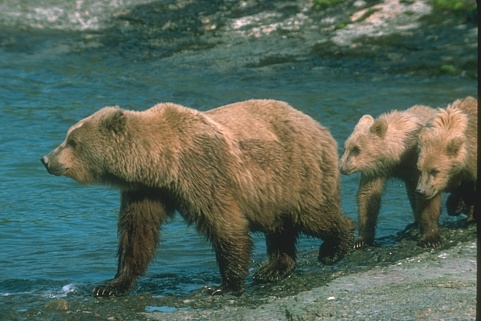
#> input picture Semester8/IA1/c10/slic_bears.jpg, 481 x 321 px
$ python slic.py   (older library calls are emulated)
#> lines starting #> are read from the running program, lines starting #| are printed output that depends on the picture; after the words box and inside, x2 and y2 are one past the last pixel; in counts of white or black regions, pixels touching at a corner belong together
#!/usr/bin/env python3
"""SLIC superpixel segmentation for the c10 bear image."""

from __future__ import annotations

import argparse
import math
from dataclasses import dataclass
from pathlib import Path

import cv2
import matplotlib.pyplot as plt
import numpy as np


@dataclass
class SLICParams:
    segments: int
    compactness: float
    max_iter: int
    convergence: float


def parse_args() -> argparse.Namespace:
    parser = argparse.ArgumentParser(
        description="Run SLIC superpixel segmentation on slic_bears.jpg."
    )
    parser.add_argument(
        "--image",
        type=Path,
        default=Path("slic_bears.jpg"),
        help="Input image path (default: slic_bears.jpg)",
    )
    parser.add_argument(
        "--output",
        type=Path,
        default=Path("slic_bears_slic.png"),
        help="Output visualization path.",
    )
    parser.add_argument(
        "--segmented-output",
        type=Path,
        default=None,
        help="Output path for the mean-color segmented image (default: derived from --output).",
    )
    parser.add_argument(
        "--segments",
        type=int,
        default=180,
        help="Desired number of superpixels.",
    )
    parser.add_argument(
        "--compactness",
        type=float,
        default=15.0,
        help="Balance between color and spatial distance.",
    )
    parser.add_argument(
        "--max-iter",
        type=int,
        default=10,
        help="Maximum number of SLIC refinement iterations.",
    )
    parser.add_argument(
        "--convergence",
        type=float,
        default=1.0,
        help="Stop when the average center shift falls below this value.",
    )
    parser.add_argument(
        "--show",
        action="store_true",
        help="Display the result after saving it.",
    )
    return parser.parse_args()


def load_image(path: Path) -> np.ndarray:
    if not path.exists():
        raise FileNotFoundError(f"Image not found: {path}")

    image_bgr = cv2.imread(str(path), cv2.IMREAD_COLOR)
    if image_bgr is None:
        raise ValueError(f"Unable to read image: {path}")

    return image_bgr


def to_lab_float(image_bgr: np.ndarray) -> np.ndarray:
    image_lab = cv2.cvtColor(image_bgr, cv2.COLOR_BGR2LAB)
    return image_lab.astype(np.float32)


def compute_gradient_magnitude(image_bgr: np.ndarray) -> np.ndarray:
    gray = cv2.cvtColor(image_bgr, cv2.COLOR_BGR2GRAY)
    gray = gray.astype(np.float32)
    grad_x = cv2.Sobel(gray, cv2.CV_32F, 1, 0, ksize=3)
    grad_y = cv2.Sobel(gray, cv2.CV_32F, 0, 1, ksize=3)
    return cv2.magnitude(grad_x, grad_y)


def initialize_centers(image_lab: np.ndarray, segments: int) -> tuple[np.ndarray, float]:
    height, width, _ = image_lab.shape
    pixel_count = height * width
    step = math.sqrt(pixel_count / float(max(segments, 1)))
    step = max(1.0, step)

    gradient = compute_gradient_magnitude(cv2.cvtColor(image_lab.astype(np.uint8), cv2.COLOR_LAB2BGR))

    centers: list[np.ndarray] = []
    y_positions = np.arange(step / 2.0, height, step)
    x_positions = np.arange(step / 2.0, width, step)

    for y in y_positions:
        for x in x_positions:
            yi = int(round(y))
            xi = int(round(x))
            y0 = max(1, yi - 1)
            y1 = min(height - 1, yi + 1)
            x0 = max(1, xi - 1)
            x1 = min(width - 1, xi + 1)

            window = gradient[y0 : y1 + 1, x0 : x1 + 1]
            min_idx = int(np.argmin(window))
            wy, wx = np.unravel_index(min_idx, window.shape)
            cy = y0 + wy
            cx = x0 + wx

            centers.append(np.array([*image_lab[cy, cx], float(cx), float(cy)], dtype=np.float32))

    if not centers:
        raise ValueError("Unable to initialize SLIC centers for the given image.")

    return np.stack(centers, axis=0), step


def build_distance_grid(
    centers: np.ndarray,
    image_lab: np.ndarray,
    step: float,
    compactness: float,
) -> tuple[np.ndarray, np.ndarray]:
    height, width, _ = image_lab.shape
    labels = np.full((height, width), -1, dtype=np.int32)
    distances = np.full((height, width), np.inf, dtype=np.float32)

    for center_idx, center in enumerate(centers):
        l, a, b, cx, cy = center
        x0 = max(0, int(cx - 2.0 * step))
        x1 = min(width, int(cx + 2.0 * step) + 1)
        y0 = max(0, int(cy - 2.0 * step))
        y1 = min(height, int(cy + 2.0 * step) + 1)

        region = image_lab[y0:y1, x0:x1]
        yy, xx = np.mgrid[y0:y1, x0:x1]

        color_distance = np.sqrt(
            (region[:, :, 0] - l) ** 2
            + (region[:, :, 1] - a) ** 2
            + (region[:, :, 2] - b) ** 2
        )
        spatial_distance = np.sqrt((xx - cx) ** 2 + (yy - cy) ** 2)
        distance = color_distance + (compactness / step) * spatial_distance

        current = distances[y0:y1, x0:x1]
        update_mask = distance < current
        current[update_mask] = distance[update_mask]
        distances[y0:y1, x0:x1] = current
        labels[y0:y1, x0:x1][update_mask] = center_idx

    return labels, distances


def recompute_centers(image_lab: np.ndarray, labels: np.ndarray, num_centers: int) -> tuple[np.ndarray, np.ndarray]:
    height, width, _ = image_lab.shape
    centers = np.zeros((num_centers, 5), dtype=np.float32)
    counts = np.zeros(num_centers, dtype=np.int32)

    ys, xs = np.indices((height, width))
    flat_labels = labels.ravel()
    flat_pixels = image_lab.reshape(-1, 3)
    flat_xs = xs.ravel().astype(np.float32)
    flat_ys = ys.ravel().astype(np.float32)

    for label_idx in range(num_centers):
        mask = flat_labels == label_idx
        if not np.any(mask):
            continue

        selected_pixels = flat_pixels[mask]
        selected_x = flat_xs[mask]
        selected_y = flat_ys[mask]

        centers[label_idx, :3] = selected_pixels.mean(axis=0)
        centers[label_idx, 3] = selected_x.mean()
        centers[label_idx, 4] = selected_y.mean()
        counts[label_idx] = int(mask.sum())

    return centers, counts


def slic_segment(image_bgr: np.ndarray, params: SLICParams) -> tuple[np.ndarray, np.ndarray, int]:
    image_lab = to_lab_float(image_bgr)
    centers, step = initialize_centers(image_lab, params.segments)

    previous_centers = centers.copy()
    labels = np.full(image_lab.shape[:2], -1, dtype=np.int32)

    for _ in range(params.max_iter):
        labels, _ = build_distance_grid(centers, image_lab, step, params.compactness)
        centers, counts = recompute_centers(image_lab, labels, len(centers))

        valid = counts > 0
        if not np.any(valid):
            break

        movement = np.linalg.norm(centers[valid] - previous_centers[valid], axis=1)
        average_shift = float(np.mean(movement)) if movement.size else 0.0
        previous_centers = centers.copy()
        if average_shift < params.convergence:
            break

    return labels, centers, int(round(step))


def create_boundary_overlay(image_bgr: np.ndarray, labels: np.ndarray) -> np.ndarray:
    overlay = image_bgr.copy()
    boundary = np.zeros(labels.shape, dtype=bool)
    boundary[:-1, :] |= labels[:-1, :] != labels[1:, :]
    boundary[:, :-1] |= labels[:, :-1] != labels[:, 1:]

    overlay[boundary] = (0, 0, 255)
    return overlay


def create_segmented_image(image_bgr: np.ndarray, labels: np.ndarray) -> np.ndarray:
    segmented = np.zeros_like(image_bgr)
    for label_idx in np.unique(labels):
        mask = labels == label_idx
        if not np.any(mask):
            continue

        mean_color = image_bgr[mask].mean(axis=0)
        segmented[mask] = np.clip(mean_color, 0, 255).astype(np.uint8)

    return segmented


def save_overlay(image_bgr: np.ndarray, labels: np.ndarray, output: Path) -> None:
    overlay = create_boundary_overlay(image_bgr, labels)
    output.parent.mkdir(parents=True, exist_ok=True)
    if not cv2.imwrite(str(output), overlay):
        raise OSError(f"Unable to write output image: {output}")


def save_segmented_image(image_bgr: np.ndarray, labels: np.ndarray, output: Path) -> None:
    segmented = create_segmented_image(image_bgr, labels)
    output.parent.mkdir(parents=True, exist_ok=True)
    if not cv2.imwrite(str(output), segmented):
        raise OSError(f"Unable to write output image: {output}")


def maybe_show(image_bgr: np.ndarray, labels: np.ndarray) -> None:
    segmented = create_segmented_image(image_bgr, labels)
    overlay = create_boundary_overlay(image_bgr, labels)

    fig, axes = plt.subplots(1, 2, figsize=(14, 8))
    axes[0].imshow(cv2.cvtColor(segmented, cv2.COLOR_BGR2RGB))
    axes[0].set_title("Mean-color segmentation")
    axes[1].imshow(cv2.cvtColor(overlay, cv2.COLOR_BGR2RGB))
    axes[1].set_title("SLIC boundary overlay")

    for axis in axes:
        axis.set_xticks([])
        axis.set_yticks([])

    fig.tight_layout()
    plt.show()


def main() -> int:
    args = parse_args()

    if args.segments <= 0:
        print("[ERROR] --segments must be positive")
        return 1
    if args.compactness <= 0:
        print("[ERROR] --compactness must be positive")
        return 1
    if args.max_iter <= 0:
        print("[ERROR] --max-iter must be positive")
        return 1
    if args.convergence < 0:
        print("[ERROR] --convergence must be non-negative")
        return 1

    try:
        image_bgr = load_image(args.image)
#> in load_image, image_bgr is the input picture: shape (321, 481, 3); mean B, G, R 89.2, 101.7, 84.4
        params = SLICParams(
            segments=args.segments,
            compactness=args.compactness,
            max_iter=args.max_iter,
            convergence=args.convergence,
        )
        labels, _, step = slic_segment(image_bgr, params)
#> in to_lab_float, `image_lab = cv2.cvtColor(image_bgr, cv2.COLOR_BGR2LAB)`: image_lab: shape (321, 481, 3); mean of channels 0, 1, 2 105.3, 120, 133.3
#> in compute_gradient_magnitude, `return cv2.magnitude(grad_x, grad_y)`:
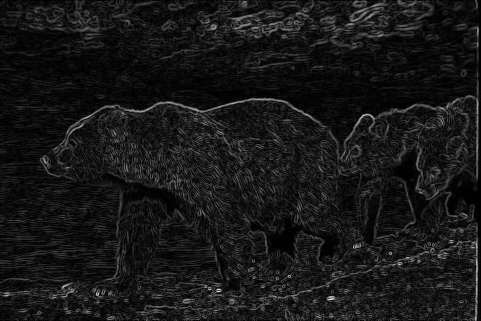
#> returned value: shape (321, 481) float32; min 0, max 689.2, mean 64; drawn with min black and max white
#> after the loop in initialize_centers, `for y in y_positions:`: centers = 176 items, first 6: [148, 122, 133, 14, 16], [158, 123, 128, 43, 15], [178, 128, 128, 72, 16], [149, 122, 131, 103, 15], [75, 114, 132, 131, 15], [77, 113, 129, 160, 14]
#> in slic_segment, `centers, step = initialize_centers(image_lab, params.segments)`: centers = 176 rows, first 6: [148, 122, 133, 14, 16], [158, 123, 128, 43, 15], [178, 128, 128, 72, 16], [149, 122, 131, 103, 15], [75, 114, 132, 131, 15], [77, 113, 129, 160, 14]; step = 29.29
#> in slic_segment, `previous_centers = centers.copy()`: previous_centers has the same summary as centers
#> in slic_segment, `labels = np.full(image_lab.shape[:2], -1, dtype=np.int32)`: labels: shape (321, 481) int32; every value is -1
#> the loop in slic_segment, `for _ in range(params.max_iter):` made 10 passes
#> average_shift on passes 1 to 10: 9.14, 3.92, 2.65, 2.04, 1.59, 1.38, 1.19, 1.12, 1.12, 0.959
#> pass 1, in recompute_centers, `ys, xs = np.indices((height, width))`:
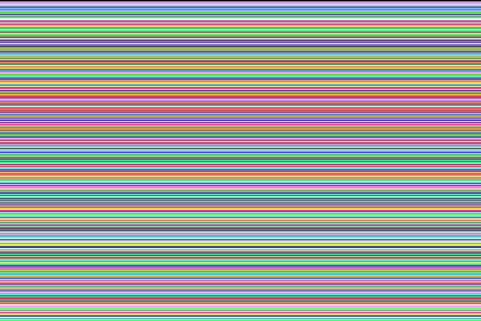
#> ys: shape (321, 481) int64; 321 distinct labels, from 0 to 320; one colour per label, 0 black
#> pass 1, in recompute_centers, `ys, xs = np.indices((height, width))`:
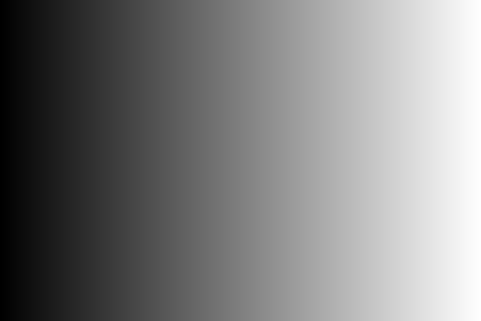
#> xs: shape (321, 481) int64; min 0, max 480, mean 240; drawn with min black and max white
#> after the loop in slic_segment, `for _ in range(params.max_iter):`: centers = 176 rows, first 6: [137.7, 119.8, 132.6, 22.2, 11.85], [146.6, 122, 131.9, 66.97, 14.18], [177.7, 126.7, 129.5, 67.8, 14.51], [136.8, 120.9, 132.4, 107.9, 10], [79.73, 115.2, 131.3, 135.5, 20.42], [78.94, 115.2, 131.6, 165.6, 17.14]
#> step = 29
        save_overlay(image_bgr, labels, args.output)
#> in create_boundary_overlay, `boundary = np.zeros(labels.shape, dtype=bool)`: boundary: shape (321, 481) bool; every value is 0
#> in create_boundary_overlay, `boundary[:-1, :] |= labels[:-1, :] != labels[1:, :]`:
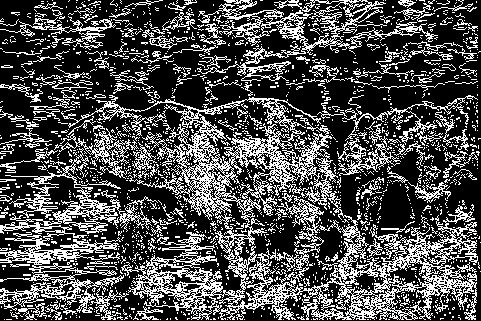
#> boundary: shape (321, 481) bool; 30.5% white in thin lines or dots
#> in create_boundary_overlay, `boundary[:, :-1] |= labels[:, :-1] != labels[:, 1:]`:
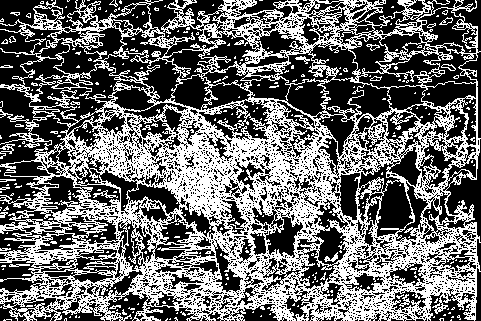
#> boundary: shape (321, 481) bool; 42% white in thin lines or dots
        segmented_output = (
            args.segmented_output
            if args.segmented_output is not None
            else args.output.with_name(f"{args.output.stem}_segmented{args.output.suffix}")
        )
        save_segmented_image(image_bgr, labels, segmented_output)
#> in create_segmented_image, `segmented = np.zeros_like(image_bgr)`: segmented: shape (321, 481, 3); every value is 0
#> the loop in create_segmented_image, `for label_idx in np.unique(labels):` made 176 passes
#> mean_color on passes 1 to 3: [120.9, 133, 117.5], [131, 140.9, 129.9], [167.2, 170.7, 168.9]
#> pass 1, in create_segmented_image, `mask = labels == label_idx`:
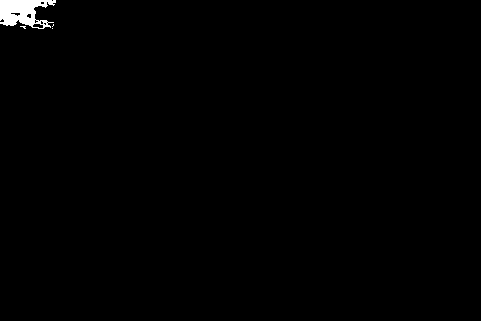
#> mask: shape (321, 481) bool; 0.67% white; 4 white regions (3 under 20 px), largest, box (x1, y1, x2, y2) and area: (0, 0, 56, 29) 1022
#> after the loop in create_segmented_image, `for label_idx in np.unique(labels):`:
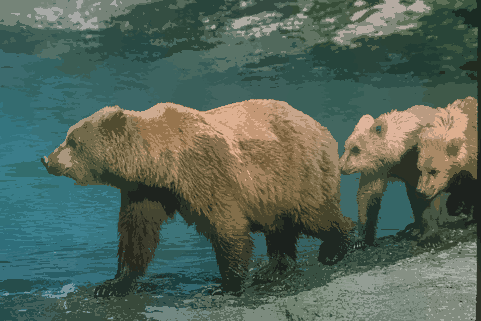
#> segmented: shape (321, 481, 3); mean B, G, R 88.7, 101.1, 83.9
    except (FileNotFoundError, ValueError, OSError) as exc:
        print(f"[ERROR] {exc}")
        return 1

    print(f"[INFO] image: {args.image}")
    print(f"[INFO] output: {args.output}")
    print(f"[INFO] segmented output: {segmented_output}")
    print(f"[INFO] segments requested: {args.segments}")
    print(f"[INFO] grid step: {step}")
#| [INFO] grid step: 29

    if args.show:
        maybe_show(image_bgr, labels)

    return 0


if __name__ == "__main__":
    raise SystemExit(main())
#> (the program exits here)
